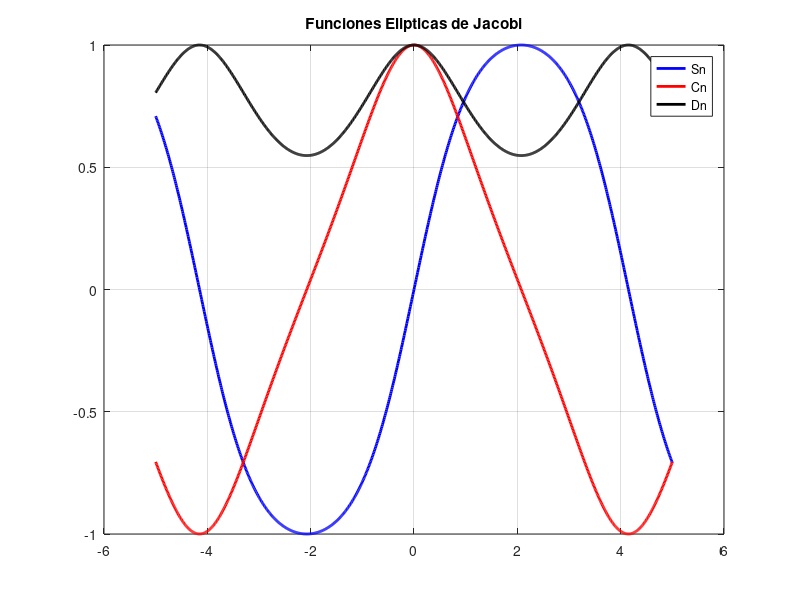
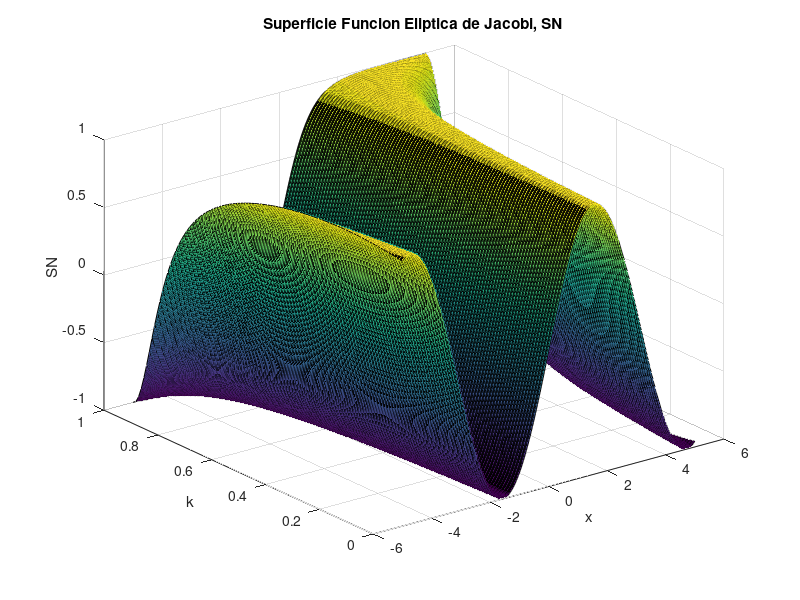
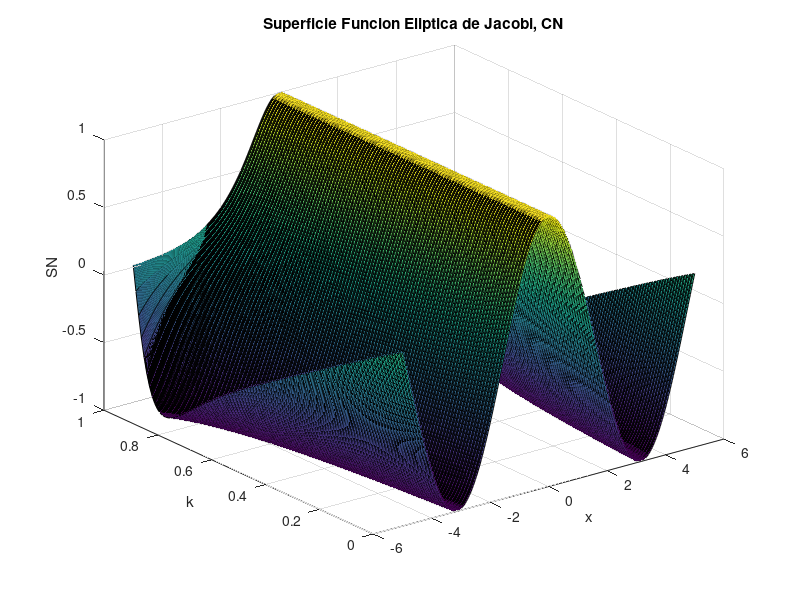
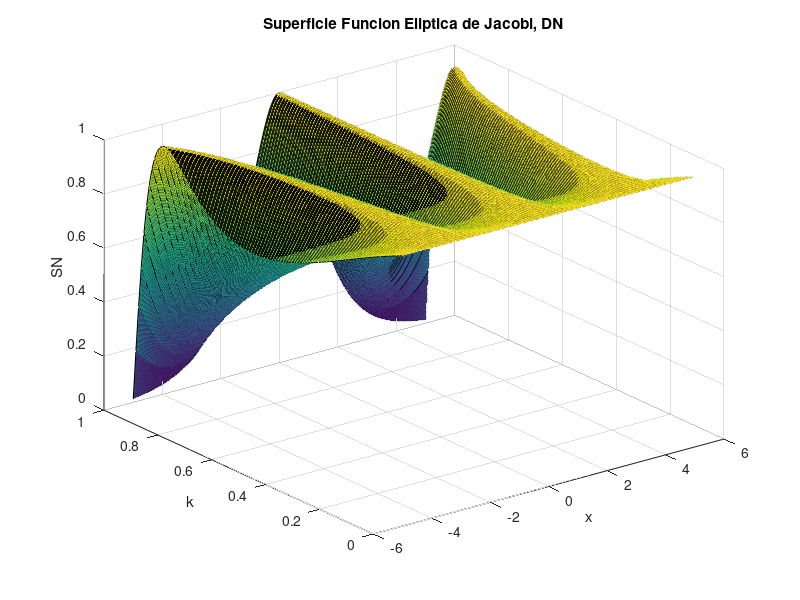

These figures' MATLAB source, in order:
clear all; close all;
k = 0.7; x = -5:0.01:5;
[Sn,Cn,Dn] = ellipj(x,k);
figure(1); clf;
plot(x,Sn,'-b','linewidth',2,x,Cn,'-r','linewidth',2,x,Dn,'-k','linewidth',2)
legend('Sn','Cn','Dn','location','best'); grid on; title('Funciones Elipticas de Jacobi')
%%%%%%%%%%%%%%%%%%%%%%%%%%%%%%%%%%%%%%%%%%%%%%%%%%%%%%%%%%%%%%%%%%%%%%%%%%%%%%%%%%%%%%%%%%%
[K,X] = meshgrid(0:0.01:1,-5:0.01:5);
[SN,CN,DN] = ellipj(X,K);
figure(2); clf;
surf(X,K,SN); xlabel('x'); ylabel('k'); zlabel('SN'); title('Superficie Funcion Eliptica de Jacobi, SN')
figure(3); clf;
surf(X,K,CN); xlabel('x'); ylabel('k'); zlabel('SN'); title('Superficie Funcion Eliptica de Jacobi, CN')
figure(4); clf;
surf(X,K,DN); xlabel('x'); ylabel('k'); zlabel('SN'); title('Superficie Funcion Eliptica de Jacobi, DN')
